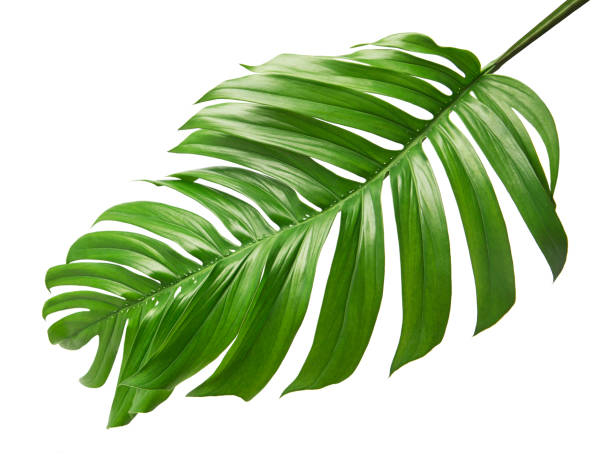
#> input picture daun.jpg, 612 x 461 px
$ python TugasA.py   (older library calls are emulated)
#> lines starting #> are read from the running program, lines starting #| are printed output that depends on the picture; after the words box and inside, x2 and y2 are one past the last pixel; in counts of white or black regions, pixels touching at a corner belong together
#> further down, image is the input picture: shape (461, 612, 3); mean B, G, R 168.5, 206.8, 186.8
import cv2
import numpy as np

def sobel_detection(image):
  """
  Fungsi untuk deteksi tepi menggunakan operator Sobel.

  Args:
    image: Matriks NumPy yang berisi gambar.

  Returns:
    Hasil deteksi tepi (matriks NumPy).
  """
  gray_image = cv2.cvtColor(image, cv2.COLOR_BGR2GRAY)
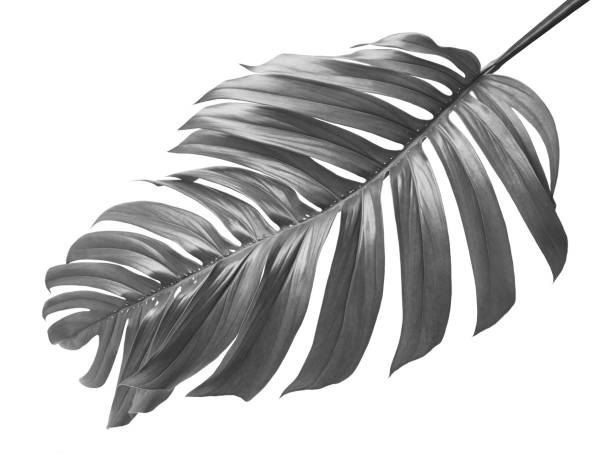
#> gray_image: shape (461, 612); min 10, max 255, mean 196.5
  sobel_x = cv2.Sobel(gray_image, cv2.CV_64F, 1, 0)
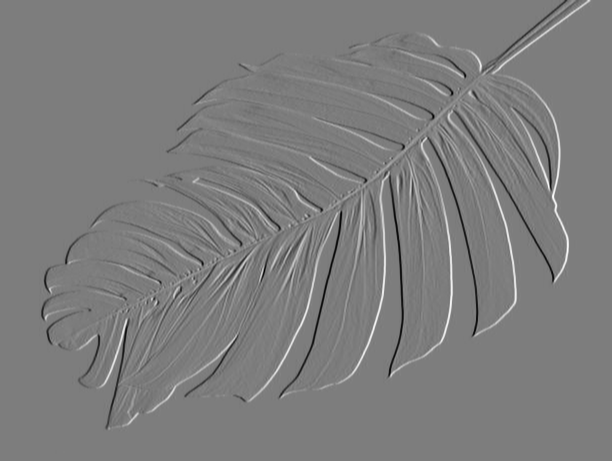
#> sobel_x: shape (461, 612) float64; min -756, max 783, mean 0; drawn with min black and max white
  sobel_y = cv2.Sobel(gray_image, cv2.CV_64F, 0, 1)
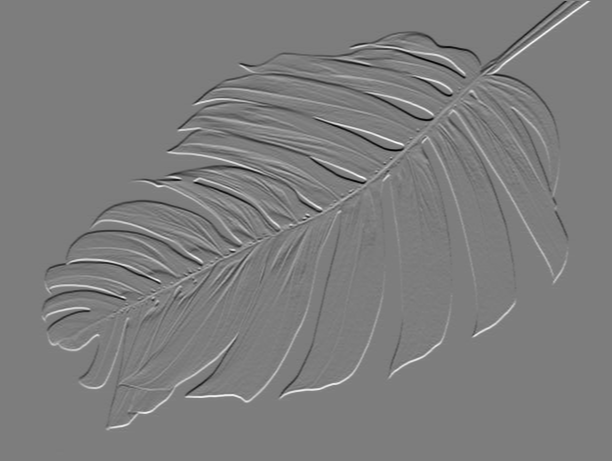
#> sobel_y: shape (461, 612) float64; min -773, max 798, mean 0.1; drawn with min black and max white
  sobel_magnitude = np.sqrt(sobel_x*2 + sobel_y*2)
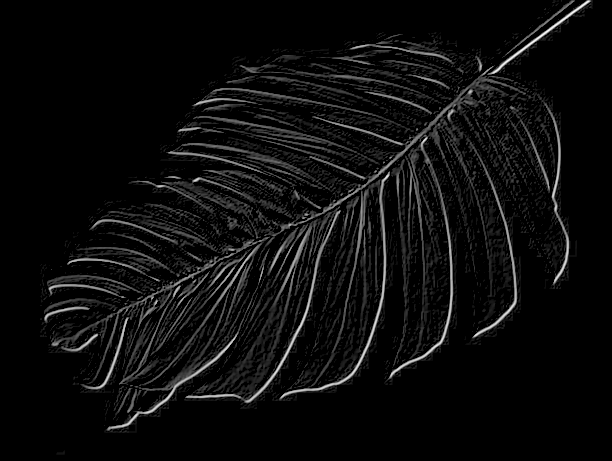
#> sobel_magnitude: shape (461, 612) float64; 26.23% of the values are NaN or infinite; the others: min 0, max 50.36, mean 3.35; drawn with min black, max white, NaN and infinite black
  sobel_magnitude = sobel_magnitude / np.max(sobel_magnitude)
#> sobel_magnitude: shape (461, 612) float64; every value is NaN or infinite
  return sobel_magnitude

def laplacian_detection(image):
  """
  Fungsi untuk deteksi tepi menggunakan operator Laplacian.

  Args:
    image: Matriks NumPy yang berisi gambar.

  Returns:
    Hasil deteksi tepi (matriks NumPy).
  """
  gray_image = cv2.cvtColor(image, cv2.COLOR_BGR2GRAY)
  laplacian = cv2.Laplacian(gray_image, cv2.CV_64F)
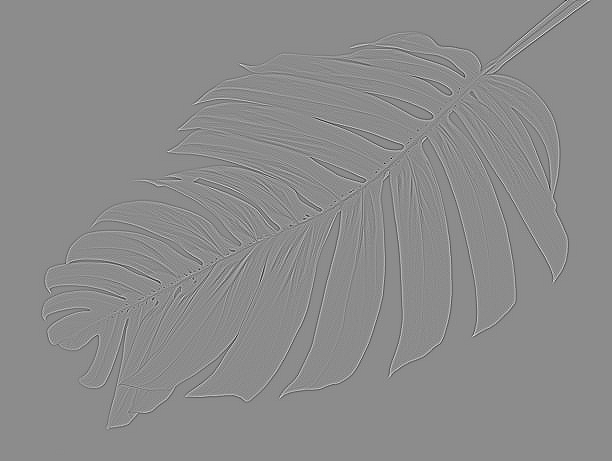
#> laplacian: shape (461, 612) float64; min -388, max 318, mean 0; drawn with min black and max white
  laplacian = laplacian / np.max(laplacian)
  return laplacian

def canny_detection(image):
  """
  Fungsi untuk deteksi tepi menggunakan Canny edge detection.

  Args:
    image: Matriks NumPy yang berisi gambar.

  Returns:
    Hasil deteksi tepi (matriks NumPy).
  """
  gray_image = cv2.cvtColor(image, cv2.COLOR_BGR2GRAY)
  edges = cv2.Canny(gray_image, 50, 150)
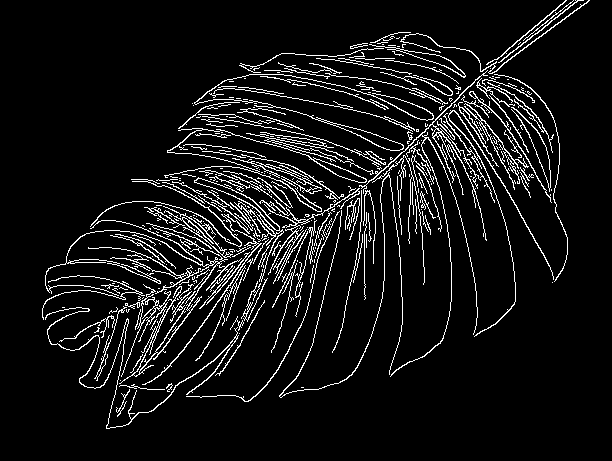
#> edges: shape (461, 612); 7.8% white in thin lines or dots, all inside (x1, y1, x2, y2) = (42, 0, 590, 429)
  return edges


image = cv2.imread('daun.jpg')
sobel_magnitude = sobel_detection(image)
laplacian = laplacian_detection(image)
canny_edges = canny_detection(image)

cv2.imshow('Sobel', sobel_magnitude)
cv2.imshow('Laplacian', laplacian)
cv2.imshow('Canny', canny_edges)
cv2.waitKey(0)
